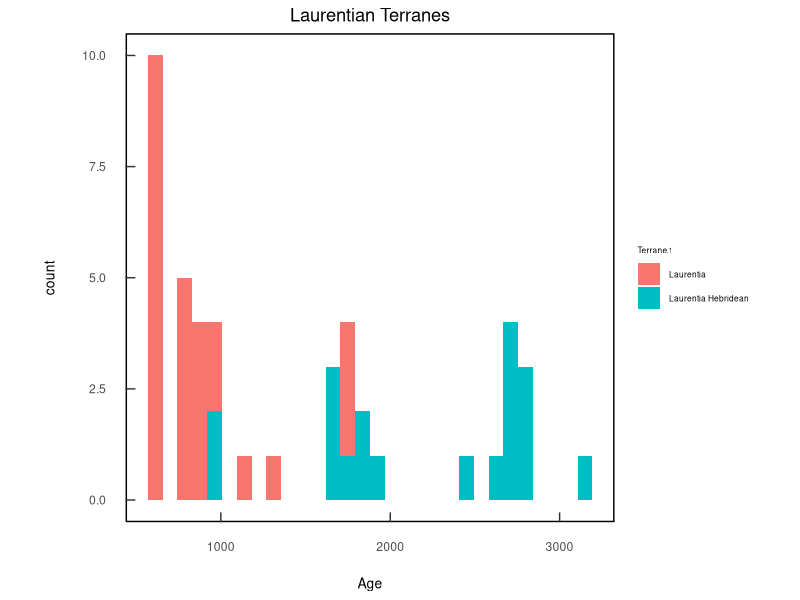
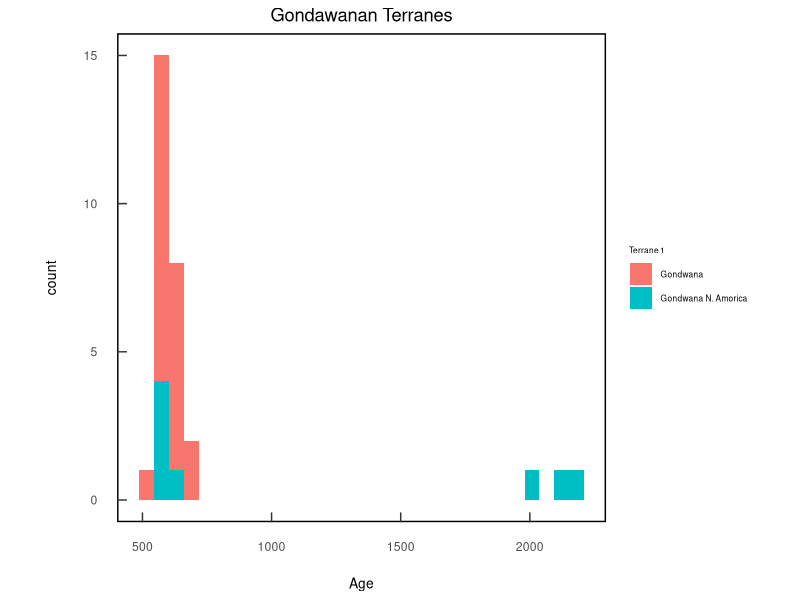

Source code (R) for these figures, in order:
install.packages("ggplot2")

library(ggplot2)

Terrane_ages<-read.csv("U-pb_revised_data_compilation.csv")
View(Terrane_ages)

L<-subset(Terrane_ages, grepl("^Laurentia", Terrane_ages[[2]]), drop = TRUE)

G<-subset(Terrane_ages, grepl("^Gondwana", Terrane_ages[[2]]), drop = TRUE)


PLOT<-ggplot(NULL)+
  theme(panel.background = element_rect(fill = NA),
        panel.border = element_rect(colour = "black", fill="NA", size=1),
        panel.grid.major = element_line(colour = "white", size=0),
        panel.grid.minor = element_line(colour = "white", size=0),
        aspect.ratio=1,
        legend.text=element_text(size=6),
        legend.title=element_text(size=6),
        #legend.key.size = unit(0.2,"line"),
        plot.title = element_text(hjust = 0.5),
        axis.title.x =element_text(size=10,angle=0),
        axis.text.x = element_text(margin=unit(c(0.5,0.5,0.5,0.5), "cm")),
        axis.title.y =element_text(size=10,angle=90),
        axis.text.y = element_text(margin=unit(c(0.5,0.5,0.5,0.5), "cm")),
        #plot.margin = margin(t = 0, r = 0, b = 0, l = 0, unit = "pt"),
        axis.ticks.length=unit(-0.25, "cm"),
        strip.background =element_rect(fill="white"))


PLOT+
  geom_histogram(data=L, aes(x=Age, fill=Terrane.1))+
  labs(title="Laurentian Terranes")


PLOT+
  geom_histogram(data=G, aes(x=Age, fill=Terrane.1))+
  labs(title="Gondawanan Terranes")

